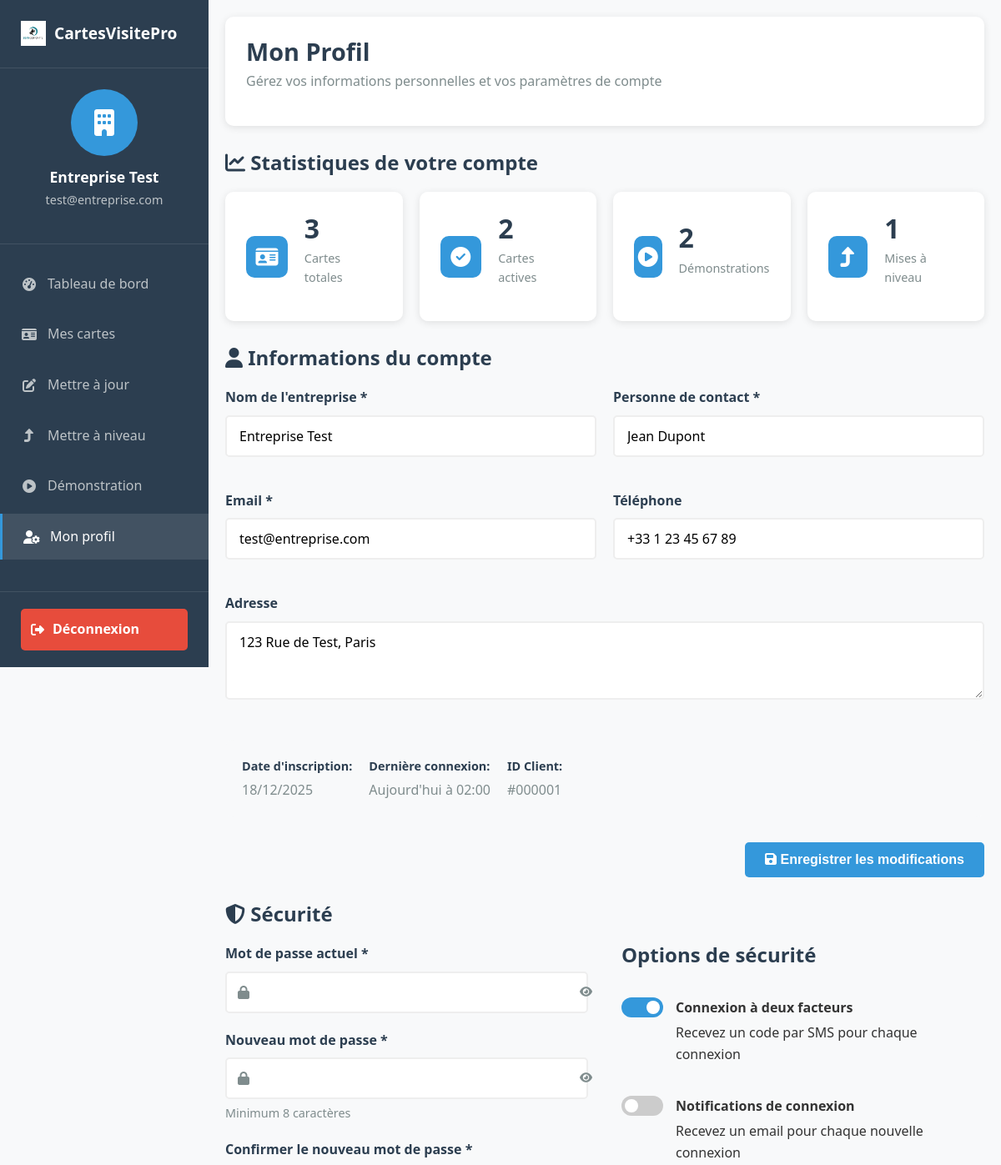
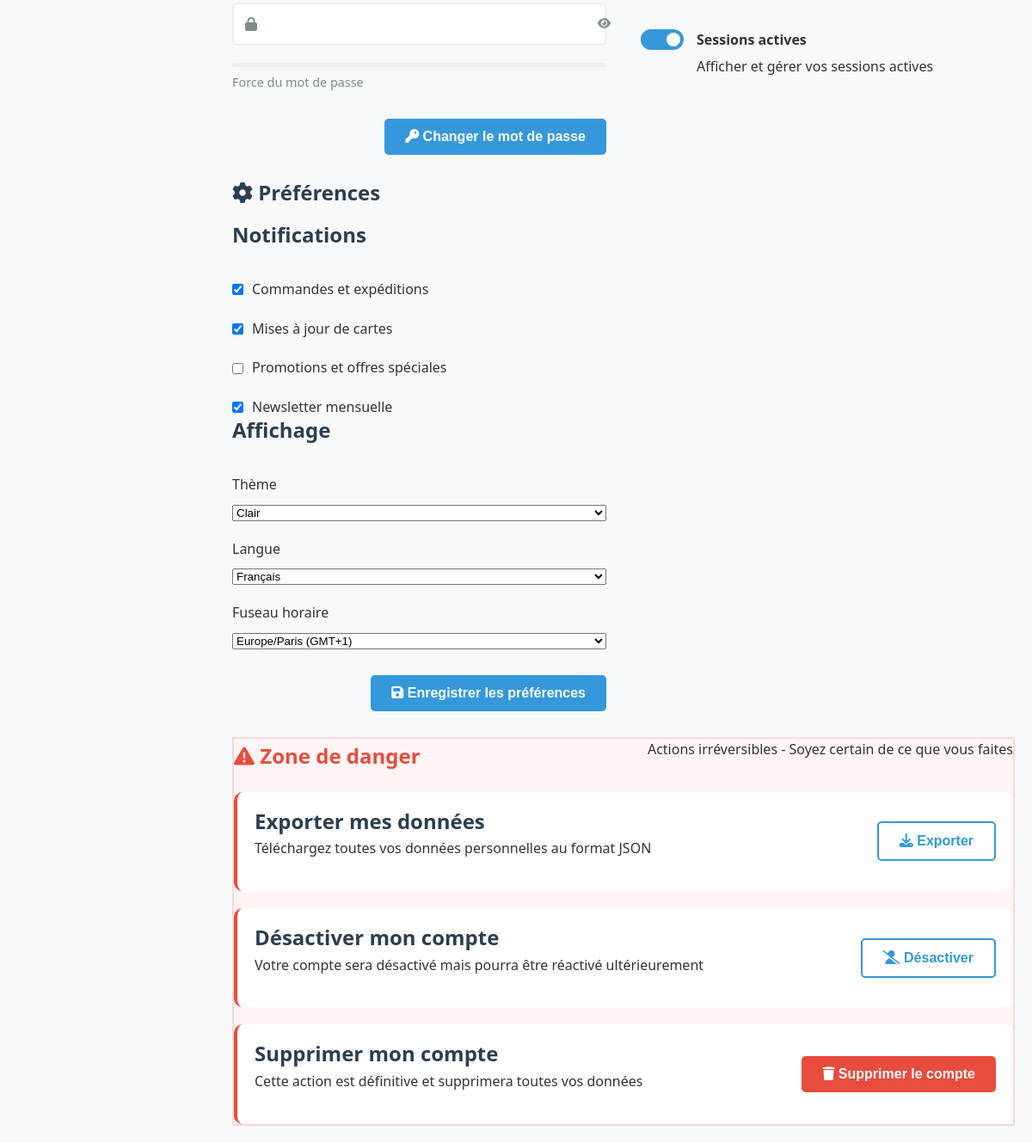
Page /client/profile.php (signed in) on the committed database (2 pictures, top to bottom).
### tables this page shows
CREATE TABLE clients (
    id INT PRIMARY KEY AUTO_INCREMENT,
    company_name VARCHAR(100) NOT NULL,
    contact_person VARCHAR(100) NOT NULL,
    email VARCHAR(100) UNIQUE NOT NULL,
    password VARCHAR(255) NOT NULL,
    phone VARCHAR(20),
    address TEXT,
    city VARCHAR(50),
    postal_code VARCHAR(10),
    country VARCHAR(50) DEFAULT 'France',
    vat_number VARCHAR(50),
    subscription_type ENUM('free', 'basic', 'premium', 'enterprise') DEFAULT 'free',
    is_active BOOLEAN DEFAULT TRUE,
    email_verified BOOLEAN DEFAULT FALSE,
    verification_token VARCHAR(100),
    reset_token VARCHAR(100),
    reset_token_expiry DATETIME,
    last_login DATETIME,
    preferences JSON,
    created_at TIMESTAMP DEFAULT CURRENT_TIMESTAMP,
    updated_at TIMESTAMP DEFAULT CURRENT_TIMESTAMP ON UPDATE CURRENT_TIMESTAMP
);

### client/profile.php (the view, shortened to what the rows shown need)
<?php
$db = Database::getInstance();
$client_id = $_SESSION['client_id'];
$stmt = $db->prepare("SELECT * FROM clients WHERE id = ?");
$stmt->execute([$client_id]);
$client = $stmt->fetch();
?>
<!DOCTYPE html>
<html lang="fr">
<head>
    <link rel="stylesheet" href="../assets/css/style.css">
    <link rel="stylesheet" href="../assets/css/client.css">
    <link rel="stylesheet" href="https://cdnjs.cloudflare.com/ajax/libs/font-awesome/6.4.0/css/all.min.css">
</head>
<body class="client-dashboard">
    <div class="main-content">
        <header class="dashboard-header">
            <div class="header-left">
                <h1>Mon Profil</h1>
            </div>
        </header>
        <div class="profile-sections">
            <div class="profile-section">
                <div class="section-header">
                    <h2><i class="fas fa-chart-line"></i> Statistiques de votre compte</h2>
                </div>
            </div>
            <div class="profile-section">
                <div class="section-header">
                    <h2><i class="fas fa-user"></i> Informations du compte</h2>
                </div>
                <div class="account-info">
                    <form method="POST" action="" id="profileForm">
                        <div class="form-grid">
                            <div class="form-group">
                                <label for="company_name">Nom de l'entreprise *</label>
                                <input type="text" id="company_name" name="company_name"
                                       value="<?php echo htmlspecialchars($client['company_name']); ?>" required>
                            </div>
                            <div class="form-group">
                                <label for="contact_person">Personne de contact *</label>
                                <input type="text" id="contact_person" name="contact_person"
                                       value="<?php echo htmlspecialchars($client['contact_person']); ?>" required>
                            </div>
                            <div class="form-group">
                                <label for="email">Email *</label>
                                <input type="email" id="email" name="email"
                                       value="<?php echo htmlspecialchars($client['email']); ?>" required>
                            </div>
                            <div class="form-group">
                                <label for="phone">Téléphone</label>
                                <input type="tel" id="phone" name="phone"
                                       value="<?php echo htmlspecialchars($client['phone'] ?? ''); ?>">
                            </div>
                            <div class="form-group full-width">
                                <label for="address">Adresse</label>
                                <textarea id="address" name="address" rows="3"><?php echo htmlspecialchars($client['address'] ?? ''); ?></textarea>
                            </div>
                        </div>
                        <div class="account-meta">
                            <div class="meta-item">
                                <strong>Date d'inscription:</strong>
                                <span><?php echo date('d/m/Y', strtotime($client['created_at'])); ?></span>
                            </div>
                            <div class="meta-item">
                                <strong>ID Client:</strong>
                                <span>#<?php echo str_pad($client['id'], 6, '0', STR_PAD_LEFT); ?></span>
                            </div>
                        </div>
                    </form>
                </div>
            </div>
            <div class="profile-section">
                <div class="section-header">
                    <h2><i class="fas fa-shield-alt"></i> Sécurité</h2>
                </div>
            </div>
            <div class="profile-section">
                <div class="section-header">
                    <h2><i class="fas fa-cog"></i> Préférences</h2>
                </div>
            </div>
            <div class="profile-section danger-zone">
                <div class="section-header">
                    <h2><i class="fas fa-exclamation-triangle"></i> Zone de danger</h2>
                </div>
            </div>
        </div>
    </div>
</body>
</html>

### rows in the picture
clients: company_name "Entreprise Test", contact_person "Jean Dupont", email "test@entreprise.com", phone "+33 1 23 45 67 89", address "123 Rue de Test, Paris", created_at "18/12/2025", id "000001"

### other values in the picture
$_SESSION['client_name'] "Entreprise Test"
$_SESSION['client_email'] "test@entreprise.com"
$total_cards "3"
$active_cards "2"
$total_demos "2"
$upgrade_requests "1"
